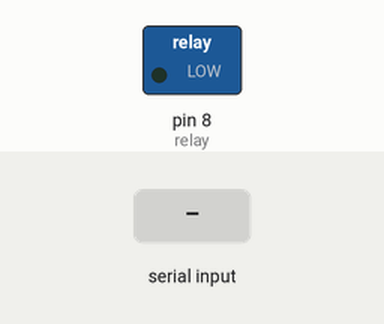
The sketch below on a simulated Arduino Uno, built with avr-gcc and run on an emulated ATmega328P. On the bench: switched loads named in the sketch (green lamp = pin HIGH). The inputs (shaded band) are chosen by the test bench.

Above: at 1.2 s.
1.3 s: "1" received over Serial
At 1.8 s:
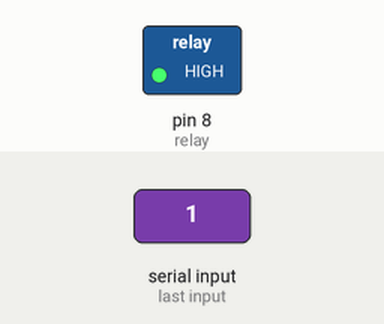
2.8 s: "0" received over Serial
At 4.1 s:
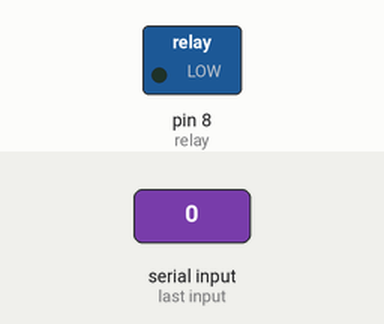
Timing chart, 0 to 5.8 s (numbered marks = the images above; inputs shaded):
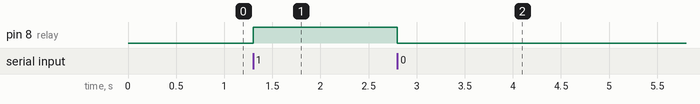

The sketch:

sketch_mar15a.ino
```cpp
#define relay 8

void setup()
{
  pinMode(relay, OUTPUT);
Serial.begin(9600);
}

void loop()
{
  if (Serial.available() > 0)
  {
    char data = Serial.read();
    if (data == '1')
    {
      digitalWrite(relay, HIGH);
    }

    if (data == '0')
    {
      digitalWrite(relay, LOW);
    }
  }
}
```

Measured:
- after the input at 1.3 s, pin 8 (relay): LOW → HIGH at once
- after the input at 2.8 s, pin 8 (relay): HIGH → LOW at once
